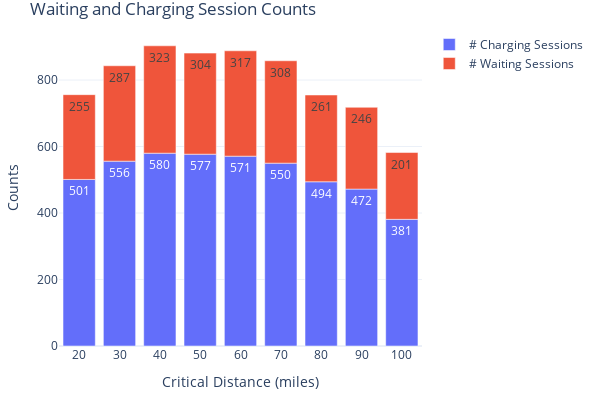

The notebook cell saved with this chart:
### Markdown cell above
#### 5.3 Charging and Waiting Sessions

### Code cell
fig = go.Figure(
    data=[
        go.Bar(
            name="# Charging Sessions",
            x=count_stats['param_value'],
            y=count_stats['cs_count'],
            offsetgroup=1,
            text=count_stats['cs_count'],
            textposition='auto',
        ),
        go.Bar(
            name="# Waiting Sessions",
            x=count_stats['param_value'],
            y=count_stats['wait_count'],
            offsetgroup=1,
            base=count_stats['cs_count'],
            text=count_stats['wait_count'],
            textposition='auto',
        )
    ],
    layout=go.Layout(
        title="Waiting and Charging Session Counts",
        yaxis_title="Counts", 
        xaxis_title="Critical Distance (miles)", width=600, height=400
        
    )
)
fig.update_xaxes(type='category')
fig.update_layout(margin=dict(l=20, r=20, t=30, b=20), uniformtext_minsize=8, uniformtext_mode='hide', template='plotly_white')
fig.show()

### Figure 1 — Plotly figure (JSON) as saved in the notebook; plotly's stock layout.template omitted (floating-point values rounded to 4 significant figures)
{"data": [{"name": "# Charging Sessions", "offsetgroup": "1", "text": [501, 556, 580, 577, 571, 550, 494, 472, 381], "textposition": "auto", "type": "bar", "x": [20, 30, 40, 50, 60, 70, 80, 90, 100], "y": [501, 556, 580, 577, 571, 550, 494, 472, 381]}, {"base": [501, 556, 580, 577, 571, 550, 494, 472, 381], "name": "# Waiting Sessions", "offsetgroup": "1", "text": [255, 287, 323, 304, 317, 308, 261, 246, 201], "textposition": "auto", "type": "bar", "x": [20, 30, 40, 50, 60, 70, 80, 90, 100], "y": [255, 287, 323, 304, 317, 308, 261, 246, 201]}], "layout": {"height": 400, "margin": {"b": 20, "l": 20, "r": 20, "t": 30}, "title": {"text": "Waiting and Charging Session Counts"}, "uniformtext": {"minsize": 8, "mode": "hide"}, "width": 600, "xaxis": {"autorange": true, "range": [-0.5, 8.5], "title": {"text": "Critical Distance (miles)"}, "type": "category"}, "yaxis": {"autorange": true, "range": [0, 950.5], "title": {"text": "Counts"}, "type": "linear"}}}
